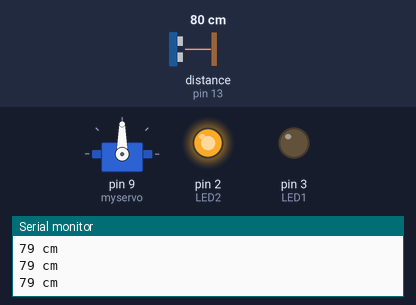
Recording of a sketch running on a simulated Arduino Uno, built with avr-gcc and run on an emulated ATmega328P. Shown: servo, output pins drawn as LEDs (lit = HIGH), the last lines printed to the serial monitor. Wiring (inferred from the names in the program): ultrasonic range finder: trigger pin 12; echo pin 13. The inputs (shaded band) are chosen by the test bench; at power-on: distance to the obstacle (sensor on pin 13) 80 cm. The echo pulse lasts 58.3 µs per cm; pins used as bus, display or sensor lines are not drawn.

Above: at 1.2 s.
1.3 s: distance to the obstacle (sensor on pin 13) set to 8 cm
2.8 s: distance to the obstacle (sensor on pin 13) set to 5 cm
At 4.2 s:
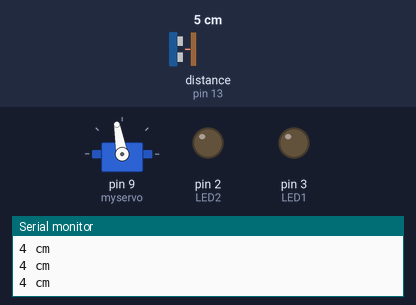
4.6 s: distance to the obstacle (sensor on pin 13) set to 9 cm
At 5.7 s:
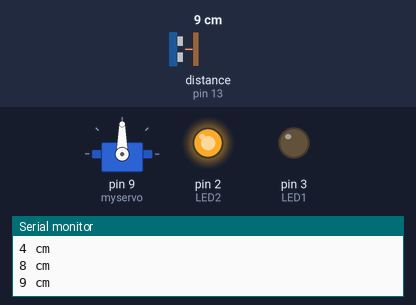
6.4 s: distance to the obstacle (sensor on pin 13) set to 2 cm
At 7.2 s:
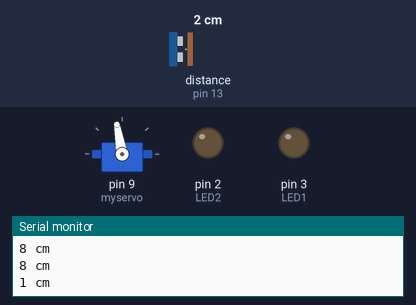
Timing chart, 0 to 9.2 s (numbered marks = the images above; inputs shaded):
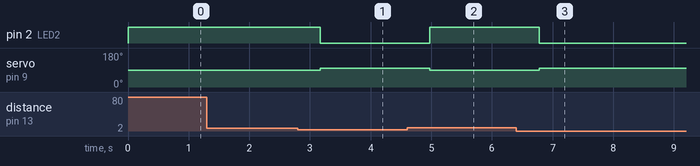

The sketch:

motor.ino
```cpp
#include<NewPing.h>
#include<Servo.h>
#define trigPin 12
#define echoPin 13
#define MAX_DISTANCE 50
NewPing sonar(trigPin,echoPin,MAX_DISTANCE);
int LED1=3,LED2=2;
Servo myservo;

void setup() {
 Serial.begin(115200);
 pinMode(trigPin,OUTPUT);
 pinMode(echoPin,INPUT);
 pinMode(LED2,OUTPUT);
 pinMode(LED1,OUTPUT);
 myservo.attach(9);
}

void loop() {
int duration,j,posisi=0,i;
 digitalWrite(trigPin,LOW);
 delayMicroseconds(2);
 digitalWrite(trigPin,HIGH);
 delayMicroseconds(10);
 digitalWrite(trigPin,LOW);
 duration=pulseIn(echoPin,HIGH);
 j=(duration/2)/29.1;
  Serial.print(j);
  Serial.println(" cm");

if(j<=5)

 {
   digitalWrite(LED2,LOW);
   digitalWrite(LED1,LOW);
   myservo.write(100);
}
 else{
  digitalWrite(LED1,LOW);
  digitalWrite(LED2,HIGH);
  myservo.write(90);
 }
delay(450);
}
```

Measured:
- the behaviour switches between 7 and 6 cm on distance to the obstacle (sensor on pin 13) (found by bisection; images 0 and 1)
- after the input at 2.8 s, pin 2 (LED2): HIGH → LOW after 0.37 s; servo on pin 9 (myservo): 90° → 100° after 0.37 s
- after the input at 4.6 s, pin 2 (LED2): LOW → HIGH after 0.38 s; servo on pin 9 (myservo): 100° → 90° after 0.38 s
- after the input at 6.4 s, pin 2 (LED2): HIGH → LOW after 0.38 s; servo on pin 9 (myservo): 90° → 100° after 0.38 s
